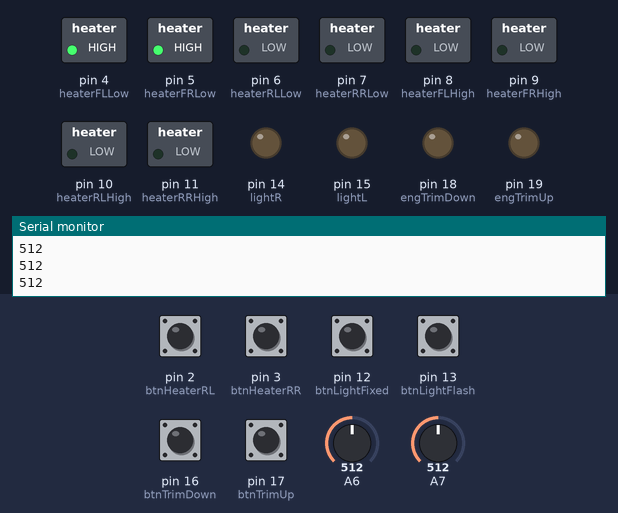
This sketch was run on a simulated Arduino Nano, built with avr-gcc and run on an emulated ATmega328P. On the bench: switched loads named in the sketch (green lamp = pin HIGH), output pins drawn as LEDs (lit = HIGH), the last lines printed to the serial monitor. Inputs (shaded band) come from the test bench; at power-on: pin 2 (btnHeaterRL), pin 3 (btnHeaterRR), pin 12 (btnLightFixed), pin 13 (btnLightFlash), pin 16 (btnTrimDown), pin 17 (btnTrimUp) HIGH, A6 = 512, A7 = 512.

Above: at 1.2 s.
1.3 s: pin 16 (btnTrimDown) pulled LOW for 1 s
At 2.4 s:
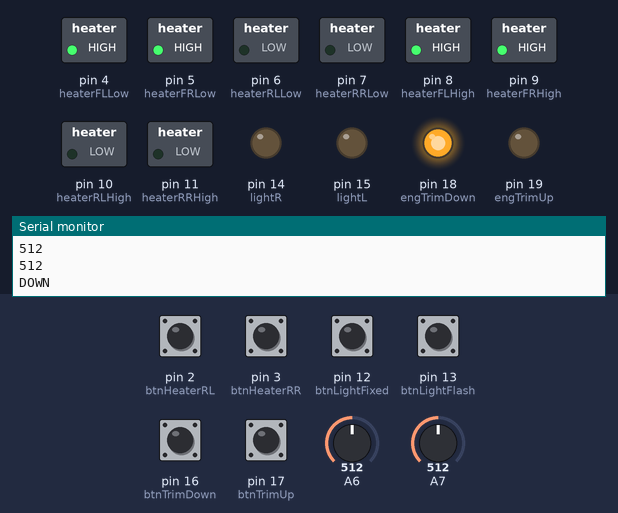
4.8 s: pin 17 (btnTrimUp) pulled LOW for 0.4 s
At 5.4 s:
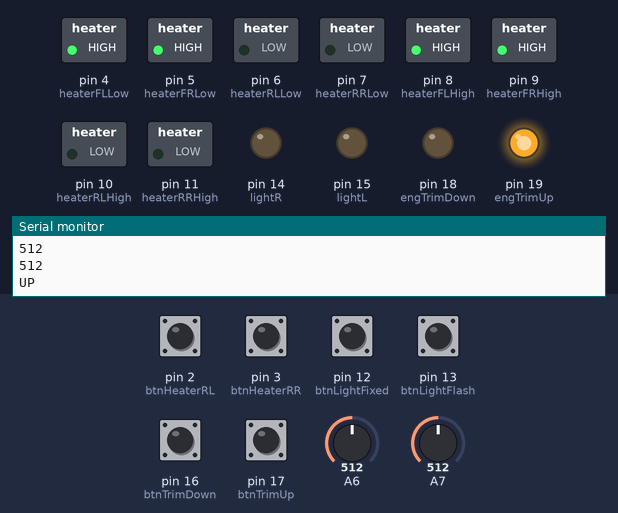
9.4 s: pin 2 (btnHeaterRL) pulled LOW for 1 s
At 10.8 s:
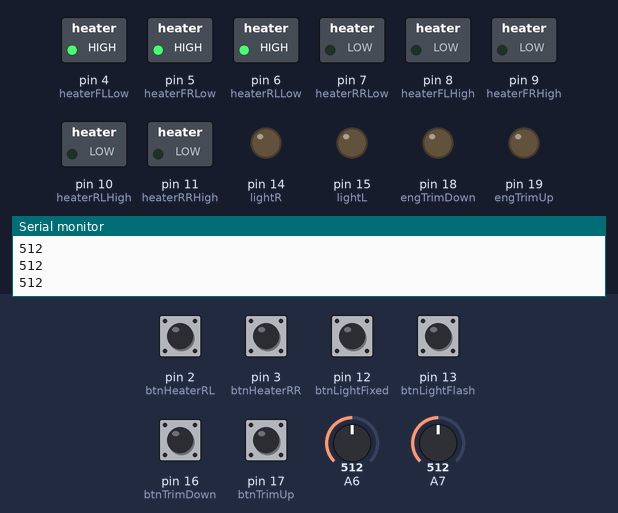
13.4 s: pin 3 (btnHeaterRR) pulled LOW for 0.4 s
At 14.2 s:
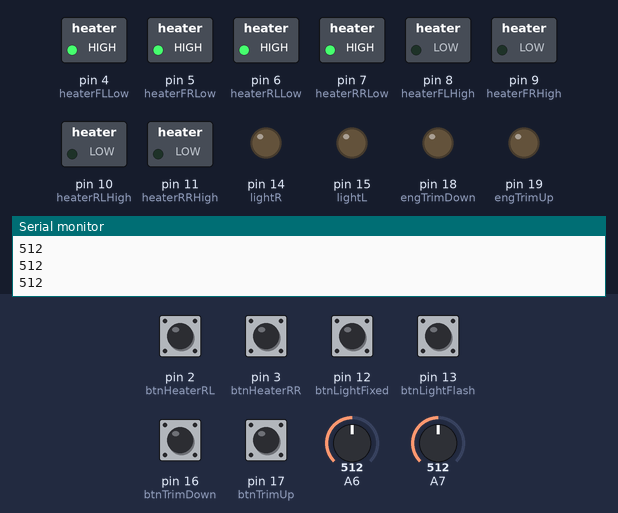
16.9 s: pin 12 (btnLightFixed) pulled LOW for 1 s
At 18.2 s:
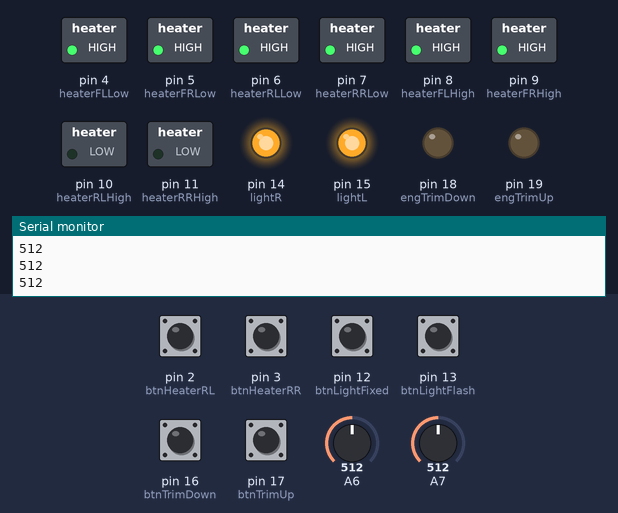
20.4 s: pin 13 (btnLightFlash) pulled LOW for 1 s
At 21.2 s:
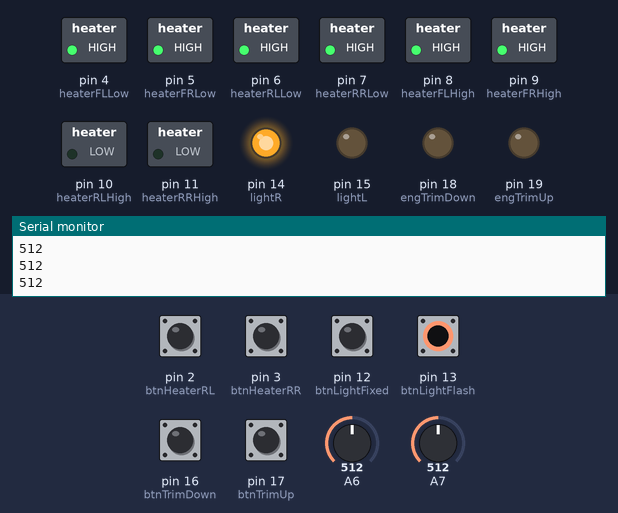
Timing chart, 0 to 24.9 s (numbered marks = the images above; inputs shaded):
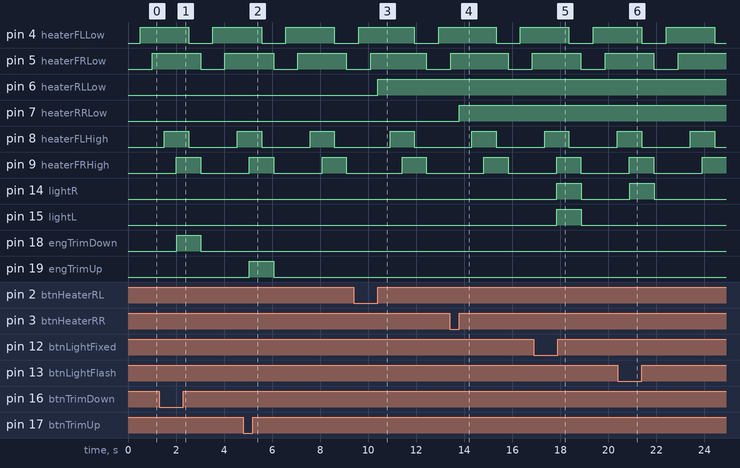

Measured:
- after the input at 1.3 s, pin 18 (engTrimDown): LOW → HIGH after 0.72 s, → LOW 1.0 s later
- after the input at 4.8 s, pin 19 (engTrimUp): LOW → HIGH after 0.26 s, → LOW 1.0 s later
- after the input at 9.4 s, pin 6 (heaterRLLow): LOW → HIGH after 1.0 s
- after the input at 13.4 s, pin 7 (heaterRRLow): LOW → HIGH after 0.40 s
- after the input at 16.9 s, pin 14 (lightR), pin 15 (lightL): LOW → HIGH after 0.96 s, → LOW 1.0 s later
- after the input at 20.4 s, pin 14 (lightR): LOW → HIGH after 0.49 s, → LOW 1.0 s later
- by itself, pin 9 (heaterFRHigh): alternates HIGH for 1.0 s and LOW for 2.0 s

The sketch:

fpkid.ino
```cpp
//Variables Seats Heaters
const int btnHeaterFL  = 0;
const int btnHeaterFR  = 1;
const int btnHeaterRL  = 2;
const int btnHeaterRR  = 3;
int heaterFLStatus = 0;
int heaterFRStatus = 0;
int heaterRLStatus = 0;
int heaterRRStatus = 0;
const int heaterFLLow = 4;
const int heaterFRLow = 5;
const int heaterRLLow = 6;
const int heaterRRLow = 7;
const int heaterFLHigh = 8;
const int heaterFRHigh = 9;
const int heaterRLHigh = 10;
const int heaterRRHigh = 11;

//Variables Trim
bool trimDown = false;
bool trimUp = false;
bool trustTrimDown = true;
bool trustTrimUp = true;
const int btnTrimDown = 16;
const int btnTrimUp = 17;
const int engTrimDown = 18;
const int engTrimUp = 19;
int tDownTimer = 0; //Trim Down Timer position
int tUpTimer = 0; //Trim Up Timer position
int trimDisableTimer = 300; //Trime Disable Timer
int trimUntrustTimer = 10000; //Trime Untrust Timer

//Variables Lights
bool lightFixed = false;
bool lightFlash = false;
int lTimer = 0; //Light Timer position
const int lightTimer = 100; //Timer 0.1 sec (set what we want)
bool lightRActive = false;
bool lightLActive = false;
const int btnLightFixed = 12;
const int btnLightFlash = 13;
const int lightR = 14;
const int lightL = 15;

void setup()
{
  Serial.begin(9600);

  //Set pins for seat heater
  //pinMode(btnHeaterFL,INPUT_PULLUP);
  //pinMode(btnHeaterFR,INPUT_PULLUP);
  pinMode(btnHeaterRL,INPUT_PULLUP);
  pinMode(btnHeaterRR,INPUT_PULLUP);
  pinMode(heaterFLLow,OUTPUT);
  pinMode(heaterFRLow,OUTPUT);
  pinMode(heaterRLLow,OUTPUT);
  pinMode(heaterRRLow,OUTPUT);
  pinMode(heaterFLHigh,OUTPUT);
  pinMode(heaterFRHigh,OUTPUT);
  pinMode(heaterRLHigh,OUTPUT);
  pinMode(heaterRRHigh,OUTPUT);

  //Set pins for trim
  pinMode(btnTrimDown,INPUT_PULLUP);
  pinMode(btnTrimUp,INPUT_PULLUP);
  pinMode(engTrimDown,OUTPUT);
  pinMode(engTrimUp,OUTPUT);

  //Set pins for lights
  pinMode(btnLightFixed,INPUT_PULLUP);
  pinMode(btnLightFlash,INPUT_PULLUP);
  pinMode(lightR,OUTPUT);
  pinMode(lightL,OUTPUT);
}

void loop()
{

  Serial.println(analogRead(A6));
  Serial.println(analogRead(A7));

  //Read Trim button
  if (digitalRead(btnTrimDown) == LOW)
  {
    trim(0,true);
  }
  else
  {
    trim(0,false);
  }
  if (digitalRead(btnTrimUp) == LOW)
  {
    trim(1,true);
  }
  else
  {
    trim(1,false);
  }
  if (digitalRead(btnTrimDown) == HIGH and digitalRead(btnTrimUp) == HIGH)
  {
    trimDown = false;
    trimUp = false;
  }

  //Read lights button
  if (digitalRead(btnLightFixed) == LOW)
  {
    light(0);
  }
  else if (digitalRead(btnLightFlash) == HIGH)
  {
    digitalWrite(lightL, LOW);
    digitalWrite(lightR, LOW);
    lightFixed = false;
  }
  if (digitalRead(btnLightFixed) == HIGH and digitalRead(btnLightFlash) == HIGH)
  {
    digitalWrite(lightL, LOW);
    digitalWrite(lightR, LOW);
    lightFixed = false;
    lightFlash = false;
    lightRActive = false;
    lightLActive = false;
  }
  if (digitalRead(btnLightFixed) == LOW and digitalRead(btnLightFlash) == LOW)
  {
    light(0);
  }
  else if (digitalRead(btnLightFlash) == LOW)
  {
    light(1);
  }

  //Read heater button
  if (digitalRead(btnHeaterFL) == LOW)
  {
    int i = 0;
    while (digitalRead(btnHeaterFL) == LOW and i < 50){delay(10);i++;} //Wait button UP or wait 0.5 sec to do action
    seatsHeaters(1);
  }
  if (digitalRead(btnHeaterFR) == LOW)
  {
    int i = 0;
    while (digitalRead(btnHeaterFR) == LOW and i < 50){delay(10);i++;}
    seatsHeaters(2);
  }
  if (digitalRead(btnHeaterRL) == LOW)
  {
    int i = 0;
    while (digitalRead(btnHeaterRL) == LOW and i < 50){delay(10);i++;}
    seatsHeaters(3);
  }
  if (digitalRead(btnHeaterRR) == LOW)
  {
    int i = 0;
    while (digitalRead(btnHeaterRR) == LOW and i < 50){delay(10);i++;}
    seatsHeaters(4);
  }

  delay(10);
}

// SeatHeater Function
void seatsHeaters(int seat)
{
  switch (seat) {
  case 1: // Seat 1 Front Left
    heaterFLStatus = (heaterFLStatus+1)%3;
    if (heaterFLStatus == 0)
    {
      digitalWrite(heaterFLLow, LOW); // Heater 1
      digitalWrite(heaterFLHigh, LOW); // Heater 2
    } else if (heaterFLStatus == 1)
    {
      digitalWrite(heaterFLLow, HIGH);
      digitalWrite(heaterFLHigh, LOW);
    } else if (heaterFLStatus == 2)
    {
      digitalWrite(heaterFLLow, HIGH);
      digitalWrite(heaterFLHigh, HIGH);
    }
    break;
  case 2:
    heaterFRStatus = (heaterFRStatus+1)%3;
    if (heaterFRStatus == 0)
    {
      digitalWrite(heaterFRLow, LOW);
      digitalWrite(heaterFRHigh, LOW);
    } else if (heaterFRStatus == 1)
    {
      digitalWrite(heaterFRLow, HIGH);
      digitalWrite(heaterFRHigh, LOW);
    } else if (heaterFRStatus == 2)
    {
      digitalWrite(heaterFRLow, HIGH);
      digitalWrite(heaterFRHigh, HIGH);
    }
    break;
  case 3:
    heaterRLStatus = (heaterRLStatus+1)%3;
    if (heaterRLStatus == 0)
    {
      digitalWrite(heaterRLLow, LOW);
      digitalWrite(heaterRLHigh, LOW);
    } else if (heaterRLStatus == 1)
    {
      digitalWrite(heaterRLLow, HIGH);
      digitalWrite(heaterRLHigh, LOW);
    } else if (heaterRLStatus == 2)
    {
      digitalWrite(heaterRLLow, HIGH);
      digitalWrite(heaterRLHigh, HIGH);
    }
    break;
  case 4:
    heaterRRStatus = (heaterRRStatus+1)%3;
    if (heaterRRStatus == 0)
    {
      digitalWrite(heaterRRLow, LOW);
      digitalWrite(heaterRRHigh, LOW);
    } else if (heaterRRStatus == 1)
    {
      digitalWrite(heaterRRLow, HIGH);
      digitalWrite(heaterRRHigh, LOW);
    } else if (heaterRRStatus == 2)
    {
      digitalWrite(heaterRRLow, HIGH);
      digitalWrite(heaterRRHigh, HIGH);
    }
    break;
  default:
    break;
  }
}

void trim(int position, bool active)
{
  if (position == 0 and active == false and trimUp == false)
  {
    //Serial.println("Reset TRIM");
    digitalWrite(engTrimDown, LOW);
    tDownTimer = 0;
    trimDown = false;
  }
  if (position == 1 and active == false and trimDown == false)
  {
    //Serial.println("Reset TRIM");
    digitalWrite(engTrimUp, LOW);
    tUpTimer = 0;
    trimUp = false;
  }
  if (position == 0 and active == true and trustTrimDown == true) //Trim Down
  {
    tDownTimer = tDownTimer+1;
    if (tDownTimer < 300)
    {
      Serial.println("DOWN");
      digitalWrite(engTrimDown, HIGH);
      trimDown = true;
      trimUp = false;
    }
    else if (tDownTimer > 1000)
    {
      Serial.println("Trim Down untrust");
      digitalWrite(engTrimUp, LOW);
      digitalWrite(engTrimDown, LOW);
      trustTrimDown = false;
    }
    else
    {
      digitalWrite(engTrimUp, LOW);
      digitalWrite(engTrimDown, LOW);
    }
  }
  if (position == 1 and active == true and trustTrimUp == true) //Trim UP
  {
    tUpTimer = tUpTimer+1;
    if (tUpTimer < 300)
    {
      Serial.println("UP");
      digitalWrite(engTrimUp, HIGH);
      trimDown = false;
      trimUp = true;
    }
    else if (tUpTimer > 1000)
    {
      Serial.println("Trim UP untrust");
      digitalWrite(engTrimUp, LOW);
      digitalWrite(engTrimDown, LOW);
      trustTrimUp = false;
    }
    else
    {
      digitalWrite(engTrimUp, LOW);
      digitalWrite(engTrimDown, LOW);
    }
  }
}

void light(int mode)
{
  if (mode == 0 and lightFixed == false)
  {
    digitalWrite(lightL, HIGH);
    digitalWrite(lightR, HIGH);
    lightFixed = true;
  }
  if (mode == 1 and lightFlash == false)
  {
    if (lTimer == 0 and lightRActive == false)
    {
      digitalWrite(lightR, HIGH);
      digitalWrite(lightL, LOW);
      lightRActive = true;
      lightLActive = false;
    }
    else if (lTimer == 0 and lightLActive == false)
    {
      digitalWrite(lightR, LOW);
      digitalWrite(lightL, HIGH);
      lightRActive = false;
      lightLActive = true;
    }
    lTimer = (lTimer+1)%lightTimer;
  }


}
```
